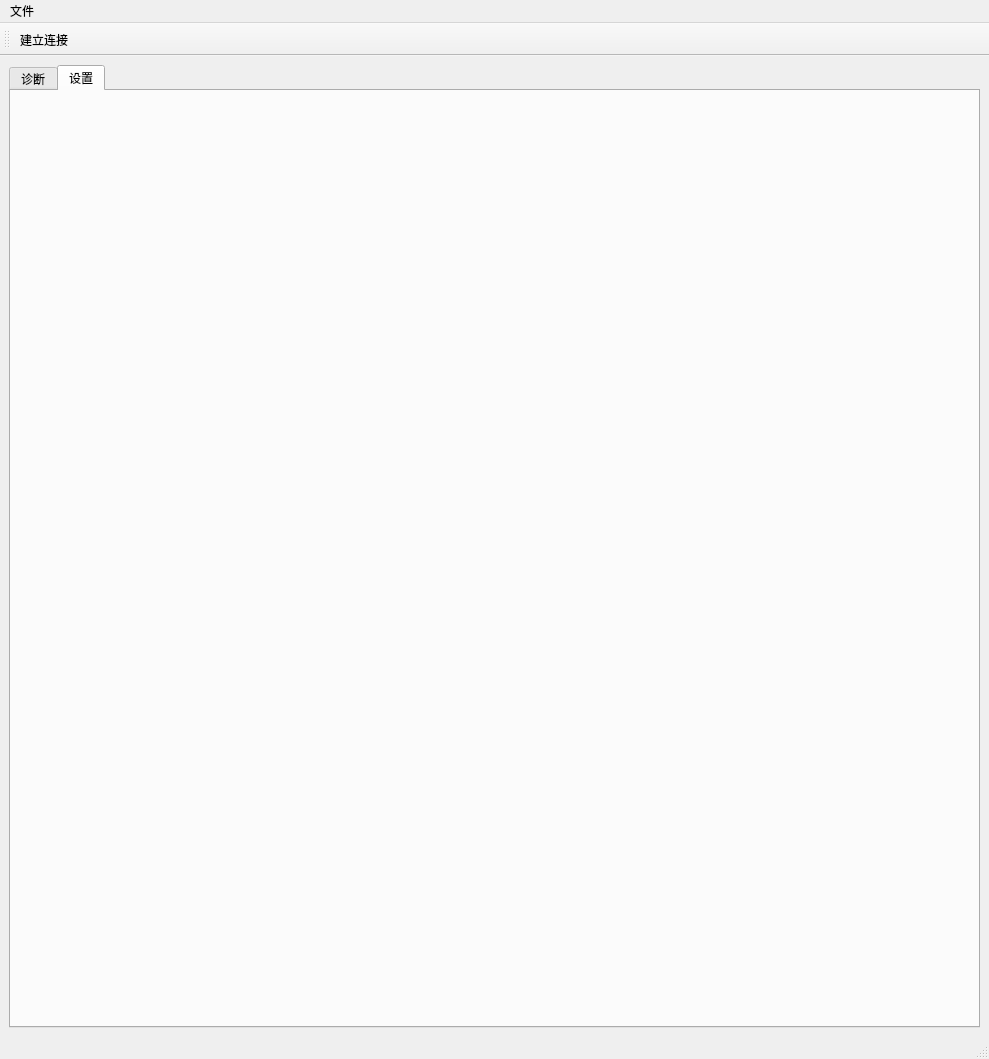
<?xml version="1.0" encoding="UTF-8"?>
<ui version="4.0">
 <class>MainWindow</class>
 <widget class="QMainWindow" name="MainWindow">
  <property name="geometry">
   <rect>
    <x>0</x>
    <y>0</y>
    <width>989</width>
    <height>1059</height>
   </rect>
  </property>
  <property name="windowTitle">
   <string>DoIP App</string>
  </property>
  <widget class="QWidget" name="centralwidget">
   <layout class="QVBoxLayout" name="verticalLayout_3">
    <item>
     <widget class="QTabWidget" name="tabWidget">
      <property name="currentIndex">
       <number>1</number>
      </property>
      <widget class="QWidget" name="diagTab">
       <attribute name="title">
        <string>诊断</string>
       </attribute>
       <layout class="QVBoxLayout" name="verticalLayout_2" stretch="1,1,4,4">
        <item>
         <layout class="QHBoxLayout" name="horizontalLayout" stretch="2,2,8,15,2,2">
          <item>
           <widget class="QLabel" name="label">
            <property name="text">
             <string>SID</string>
            </property>
           </widget>
          </item>
          <item>
           <widget class="QComboBox" name="sidSeclectBox">
            <property name="contextMenuPolicy">
             <enum>Qt::DefaultContextMenu</enum>
            </property>
            <property name="currentText">
             <string/>
            </property>
            <property name="placeholderText">
             <string/>
            </property>
           </widget>
          </item>
          <item>
           <widget class="QComboBox" name="ecuSeclectBox"/>
          </item>
          <item>
           <widget class="QLineEdit" name="diagReqMsgLineEdit"/>
          </item>
          <item>
           <widget class="QPushButton" name="sendDiagMsgButton">
            <property name="text">
             <string>Send</string>
            </property>
           </widget>
          </item>
          <item>
           <layout class="QVBoxLayout" name="verticalLayout">
            <item>
             <widget class="QRadioButton" name="phyAddressRadioButton">
              <property name="text">
               <string>Phy</string>
              </property>
              <property name="checked">
               <bool>true</bool>
              </property>
              <property name="autoRepeat">
               <bool>false</bool>
              </property>
             </widget>
            </item>
            <item>
             <widget class="QRadioButton" name="funcAddressRadioButton">
              <property name="text">
               <string>Func</string>
              </property>
             </widget>
            </item>
           </layout>
          </item>
         </layout>
        </item>
        <item>
         <layout class="QHBoxLayout" name="horizontalLayout_3" stretch="2,10,15,2,2">
          <item>
           <widget class="QLabel" name="label_2">
            <property name="text">
             <string>Type</string>
            </property>
           </widget>
          </item>
          <item>
           <widget class="QComboBox" name="doipUdpMsgSecletBox"/>
          </item>
          <item>
           <widget class="QLineEdit" name="emptyContentLineEdit"/>
          </item>
          <item>
           <widget class="QPushButton" name="sendDoipUdpMsgButton">
            <property name="text">
             <string>Send</string>
            </property>
           </widget>
          </item>
          <item>
           <spacer name="horizontalSpacer_2">
            <property name="orientation">
             <enum>Qt::Horizontal</enum>
            </property>
            <property name="sizeHint" stdset="0">
             <size>
              <width>40</width>
              <height>20</height>
             </size>
            </property>
           </spacer>
          </item>
         </layout>
        </item>
        <item>
         <layout class="QHBoxLayout" name="horizontalLayout_2">
          <item>
           <widget class="QTextBrowser" name="InfoPrintBrowser"/>
          </item>
          <item>
           <widget class="QTextBrowser" name="DiagMsgPrintBrowser">
            <property name="contextMenuPolicy">
             <enum>Qt::ActionsContextMenu</enum>
            </property>
           </widget>
          </item>
         </layout>
        </item>
        <item>
         <widget class="QTextBrowser" name="DoipMsgBrowser"/>
        </item>
       </layout>
      </widget>
      <widget class="QWidget" name="settingTab">
       <attribute name="title">
        <string>设置</string>
       </attribute>
      </widget>
     </widget>
    </item>
   </layout>
  </widget>
  <widget class="QMenuBar" name="menubar">
   <property name="geometry">
    <rect>
     <x>0</x>
     <y>0</y>
     <width>989</width>
     <height>26</height>
    </rect>
   </property>
   <widget class="QMenu" name="menu">
    <property name="title">
     <string>文件</string>
    </property>
   </widget>
   <addaction name="menu"/>
  </widget>
  <widget class="QStatusBar" name="statusbar"/>
  <widget class="QToolBar" name="toolBar">
   <property name="windowTitle">
    <string>toolBar</string>
   </property>
   <attribute name="toolBarArea">
    <enum>TopToolBarArea</enum>
   </attribute>
   <attribute name="toolBarBreak">
    <bool>false</bool>
   </attribute>
   <addaction name="buildConnectionButton"/>
  </widget>
  <action name="buildConnectionButton">
   <property name="text">
    <string>建立连接</string>
   </property>
  </action>
 </widget>
 <resources/>
 <connections/>
</ui>
